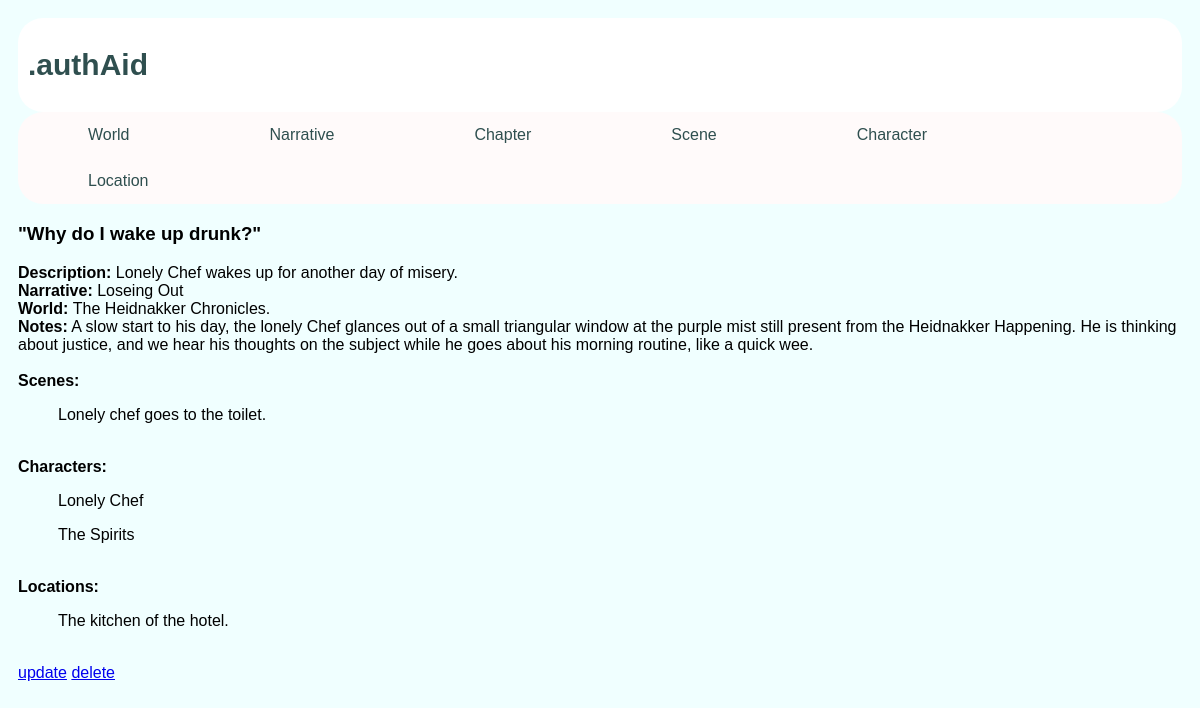
/author/chapter/5/, run on the app's committed database.
### author/models.py (models this page shows, shortened)
class Chapter(models.Model):
    title, description, notes = charFieldsAndNotes()
    ngi = setForeignKeysNullDelete(NarrativeGeneralInfo)
    world = setForeignKeysCascadeDelete(World)
    chapter_number = models.IntegerField(default=0)
    def scenes(self):
        return search_ass(Scene,chapter=self)
    def characters(self):
        return search_ass(Character,chapters=self)
    def locations(self):
        return search_ass(Location,chapters=self)

class NarrativeGeneralInfo(models.Model):
    title,description,notes = charFieldsAndNotes()
    setting = models.CharField(max_length=2000, default='',blank=True)
    genre = models.CharField(max_length=200, default='',blank=True)
    world = setForeignKeysCascadeDelete(World)
    def __str__(self):
        return self.title

class World(models.Model):
    name,description,notes = charFieldsAndNotes()
    def __str__(self):
        return self.name

class Location(models.Model):
    name, description, notes = charFieldsAndNotes()
    world = world = setForeignKeysNullDelete(World)
    ngi = models.ManyToManyField(NarrativeGeneralInfo)
    scenes = models.ManyToManyField(Scene,blank=True)
    chapters = models.ManyToManyField(Chapter,blank=True)
    def __str__(self):
        return self.name

class Scene(models.Model):
    description = models.CharField(max_length=description_length, default='',blank=True)
    notes = notes_all
    time_and_or_date = models.CharField(max_length=100, default='',blank=True)
    chapter = setForeignKeysNullDelete(Chapter)
    ngi = setForeignKeysNullDelete(NarrativeGeneralInfo)
    world = setForeignKeysCascadeDelete(World)
    def __str__(self):
        return self.description

class Character(models.Model):
    name,description,notes = charFieldsAndNotes()
    surname = models.CharField(max_length=name_length, default='',blank=True)
    age = models.IntegerField(default=0)
    gender = models.CharField(max_length=30, default='',blank=True)
    motive = models.CharField(max_length=50, default='',blank=True)
    world = setForeignKeysNullDelete(World)
    scenes = models.ManyToManyField(Scene,blank=True)
    chapters = models.ManyToManyField(Chapter,blank=True)
    ngi = models.ManyToManyField(NarrativeGeneralInfo,blank=True)
    acquaintances = models.ManyToManyField('self',related_name='persons_known',blank=True)
    def __str__(self):
        return  self.name

### author/views.py (the view)
# urls.py: path('chapter/<int:pk>/',views.ChapterDetailView.as_view(),name='chapter_detail'),
class ChapterDetailView(DetailView):
    model, template_name = getModelTemplate(Chapter, 'chapter_detail')

### author/models.py (called while the page is built)
def search_ass(Target, **kwargs):
    return Target.objects.filter(**kwargs)

### author/templates/author/chapter_detail.html (shortened to what this page needs)
<!DOCTYPE html>
<html lang="en">
<head>
</head>
<body>
{% extends "author/base.html" %}
{%block content%}
 <h3>{{chapter.title}}</h3>
        <b>Description:</b> {{chapter.description}}<br>
        <b>Narrative: </b> {{chapter.ngi}}<br>
        <b>World: </b> {{chapter.world}}<br>
        <b>Notes:</b> {{chapter.notes}}<br>
<br>        <b>Scenes:</b> {%for scene in chapter.scenes.all%}
                             <ol>{{scene}}</ol>
                            {%endfor%}
<br>
            <b>Characters:</b> {%for character in chapter.characters.all%}
                                <ol>{{character}}</ol>
                            {%endfor%}
<br>
            <b>Locations:</b> {%for location in chapter.locations.all%}
                                <ol>{{location}}</ol>
                            {%endfor%}
<br>
    <a href="{% url 'author:chapter_update' pk=chapter.pk %}">update</a>
    <a href="{% url 'author:chapter_delete' pk=chapter.pk %}">delete</a>
{%endblock%}

### author/static/author/style.css (style rules this page uses)
* { box-sizing: border-box; border-radius: 25px }
body { font-family: arial; padding:10px; background: Azure; }

### data on the page
Chapter: title "\"Why do I wake up drunk?\"", description "Lonely Chef wakes up for another day of misery.", ngi "Loseing Out", world "The Heidnakker Chronicles."
Scene: description "Lonely chef goes to the toilet."
Character: name "Lonely Chef"
Character: name "The Spirits"
Location: name "The kitchen of the hotel."
